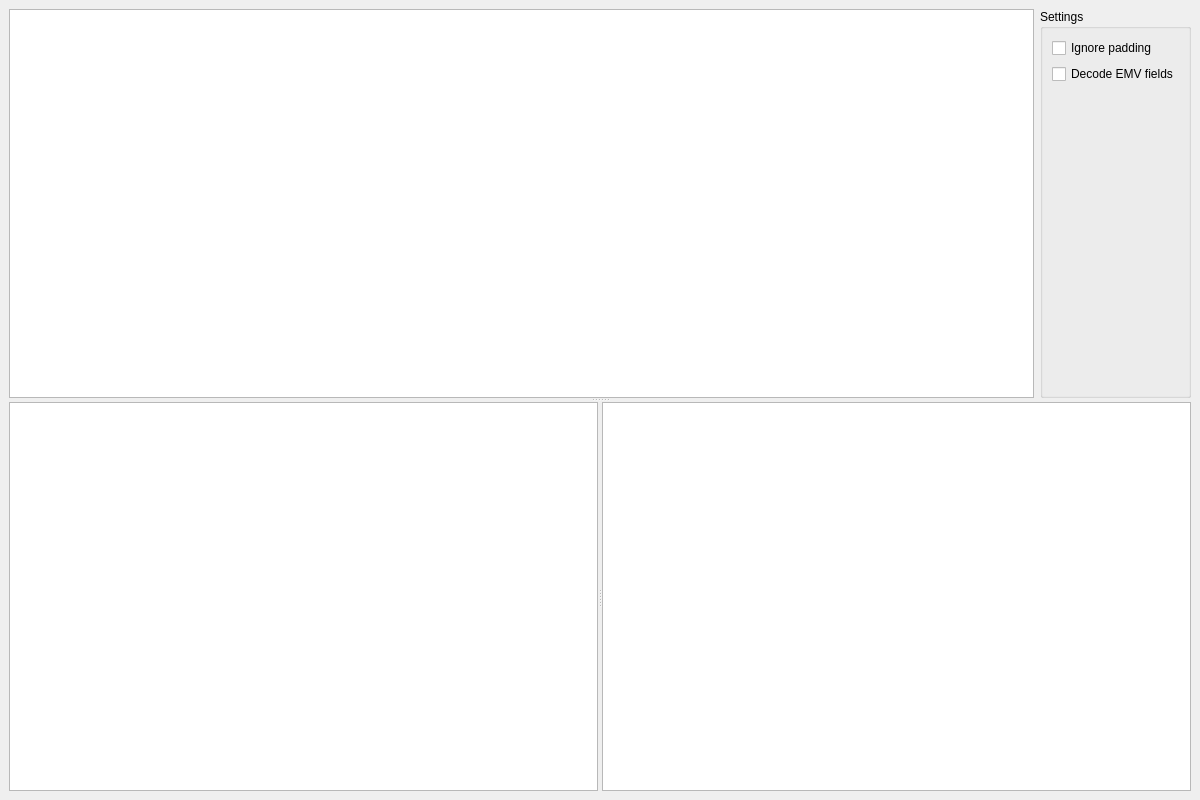
<?xml version="1.0" encoding="UTF-8"?>
<ui version="4.0">
 <class>MainWindow</class>
 <widget class="QMainWindow" name="MainWindow">
  <property name="geometry">
   <rect>
    <x>0</x>
    <y>0</y>
    <width>1200</width>
    <height>800</height>
   </rect>
  </property>
  <property name="windowTitle">
   <string>OpenEMV | EMV Viewer</string>
  </property>
  <widget class="QWidget" name="centralwidget">
   <layout class="QVBoxLayout" name="verticalLayout">
    <item>
     <widget class="QSplitter" name="splitter">
      <property name="orientation">
       <enum>Qt::Vertical</enum>
      </property>
      <property name="childrenCollapsible">
       <bool>false</bool>
      </property>
      <widget class="QWidget" name="layoutWidget">
       <layout class="QHBoxLayout" name="horizontalLayoutTop">
        <item>
         <widget class="QPlainTextEdit" name="dataEdit"/>
        </item>
        <item>
         <widget class="QGroupBox" name="settingsGroupBox">
          <property name="sizePolicy">
           <sizepolicy hsizetype="Minimum" vsizetype="Minimum">
            <horstretch>0</horstretch>
            <verstretch>0</verstretch>
           </sizepolicy>
          </property>
          <property name="title">
           <string>Settings</string>
          </property>
          <layout class="QVBoxLayout" name="verticalLayoutSettings">
           <item>
            <widget class="QCheckBox" name="paddingCheckBox">
             <property name="text">
              <string>Ignore padding</string>
             </property>
            </widget>
           </item>
           <item>
            <widget class="QCheckBox" name="decodeCheckBox">
             <property name="text">
              <string>Decode EMV fields</string>
             </property>
            </widget>
           </item>
           <item>
            <spacer name="settingsVerticalSpacer">
             <property name="orientation">
              <enum>Qt::Vertical</enum>
             </property>
             <property name="sizeHint" stdset="0">
              <size>
               <width>20</width>
               <height>40</height>
              </size>
             </property>
            </spacer>
           </item>
          </layout>
         </widget>
        </item>
       </layout>
      </widget>
      <widget class="QSplitter" name="splitterBottom">
       <property name="orientation">
        <enum>Qt::Horizontal</enum>
       </property>
       <property name="childrenCollapsible">
        <bool>false</bool>
       </property>
       <widget class="EmvTreeView" name="treeView">
        <property name="minimumSize">
         <size>
          <width>300</width>
          <height>0</height>
         </size>
        </property>
        <property name="verticalScrollMode">
         <enum>QAbstractItemView::ScrollPerPixel</enum>
        </property>
        <property name="headerHidden">
         <bool>true</bool>
        </property>
        <column>
         <property name="text">
          <string notr="true">1</string>
         </property>
        </column>
       </widget>
       <widget class="BetterPlainTextEdit" name="descriptionText">
        <property name="minimumSize">
         <size>
          <width>300</width>
          <height>0</height>
         </size>
        </property>
        <property name="readOnly">
         <bool>true</bool>
        </property>
       </widget>
      </widget>
     </widget>
    </item>
   </layout>
  </widget>
 </widget>
 <customwidgets>
  <customwidget>
   <class>BetterPlainTextEdit</class>
   <extends>QPlainTextEdit</extends>
   <header>betterplaintextedit.h</header>
  </customwidget>
  <customwidget>
   <class>EmvTreeView</class>
   <extends>QTreeWidget</extends>
   <header>emvtreeview.h</header>
  </customwidget>
 </customwidgets>
 <resources/>
 <connections/>
</ui>
